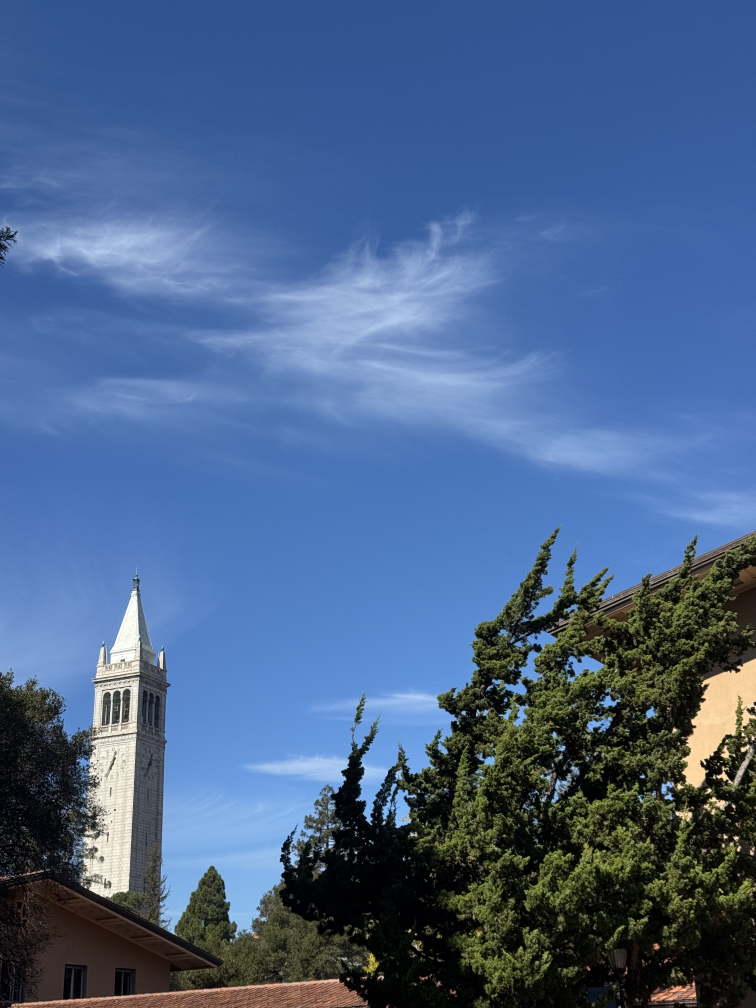
#> input picture Project3/media/schright.jpg, 3024 x 4032 px (shown at 1/4 size)
$ jupyter execute --allow-errors mainB.ipynb
#> lines starting #> are read from the running program, lines starting #| are printed output that depends on the picture
[cell 1]
from harris import get_harris_corners,dist2
import matplotlib.pyplot as plt
import numpy as np
import random
import cv2
from skimage.feature import peak_local_max
from skimage import io, color
from skimage.transform import resize
from scipy.spatial.distance import cdist

[cell 2]
im = color.rgb2gray(io.imread('media/schright.jpg'))
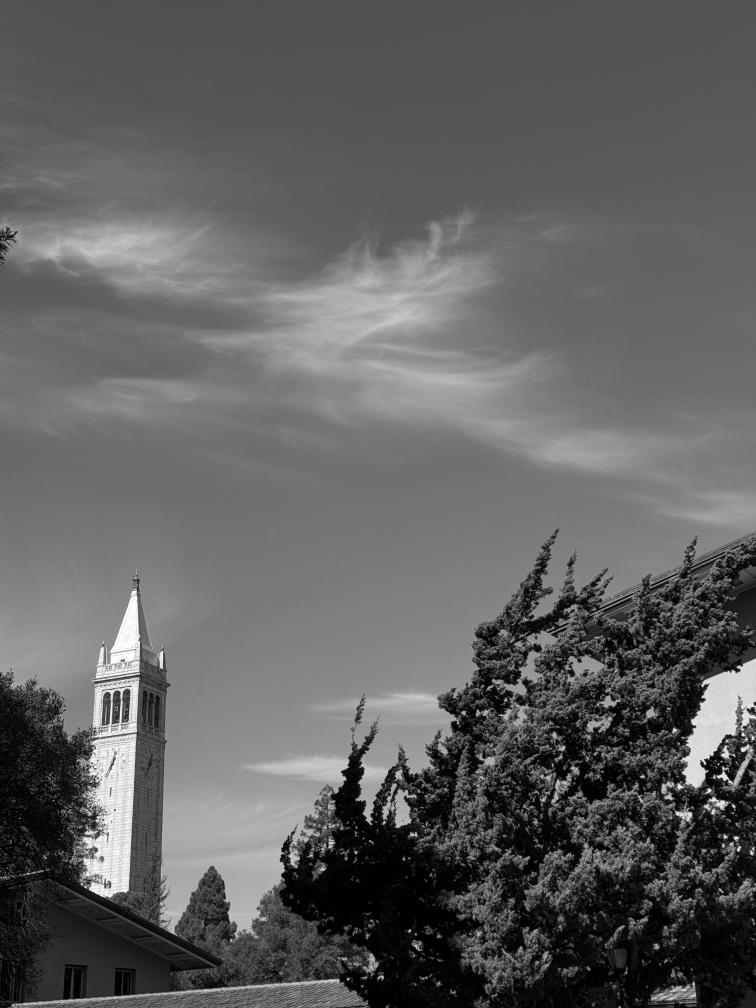
#> im: shape (4032, 3024) float64 (shown at 1/4 size); min 0, max 1, mean 0.382

#> (a cell that did not finish here is left out)

#> (a cell that did not finish here is left out)

[cell 5]
# applying filtered min distance so we don't make every pixel a corner
edge = 20
#> (the rest of this cell did not finish here and is left out)

[cell 6]
plt.imshow(im, cmap='gray')
#> (the rest of this cell did not finish here and is left out)

Implementing Adaptive Non-Maximal Suppression (ANMS)

[cell 7]
def anms(coords, h, num_points=500, c_robust=0.9): #dont want every pixel, just pick top 500

    ys, xs = coords
    N = len(xs)
    strengths = h[ys, xs]  #harris corner strengths
    r = np.full(N, np.inf)

    pts = np.stack([ys, xs], axis=1)
    D = dist2(pts, pts)
    D[D == 0] = np.inf

    for i in range(N):
        mask = strengths[i] < c_robust * strengths
        if np.any(mask):
            r[i] = np.min(D[i, mask])

    # Choose top points with largest radius => more priority for strong points in weak areas compared to strong points in strong areas
    top_idx = np.argsort(r)[::-1][:min(num_points, N)]
    return ys[top_idx], xs[top_idx]

#> (a cell that did not finish here is left out)

[cell 9]
plt.imshow(im, cmap='gray')
#> (the rest of this cell did not finish here and is left out)

#> (a cell that did not finish here is left out)

[cell 11]
# for part 2, need to downsize the crop around each corner
def extraction(im,ys,xs,windowSize=40,finalSize=8):
    decrease = []
    half = windowSize//2
    #joining the tuples of coordinates together by order
    for y,x in zip(ys,xs):
        if y<half or y>=im.shape[0]-half or x<half or x>=im.shape[1]-half:
            continue

        window = im[int(y-half):int(y+half),int(x-half):int(x+half)] #40x40 crop
        downScale = resize(window,(finalSize,finalSize))
        assert downScale.shape == (finalSize, finalSize), f"Got shape {downScale.shape}"
        #bias/gain normalisation
        std=np.std(downScale)
        avg = np.mean(downScale)
        if std<0.00001:
            continue
        normalised = (downScale-avg)/std
        decrease.append(normalised.flatten())
    return np.array(decrease)

#> (a cell that did not finish here is left out)

#> (a cell that did not finish here is left out)

[cell 14]
fig, axes = plt.subplots(4, 5, figsize=(10,6))
#> (the rest of this cell did not finish here and is left out)

Part 3: Feature matching

[cell 15]
im2 = color.rgb2gray(io.imread('media/schleft.jpg'))
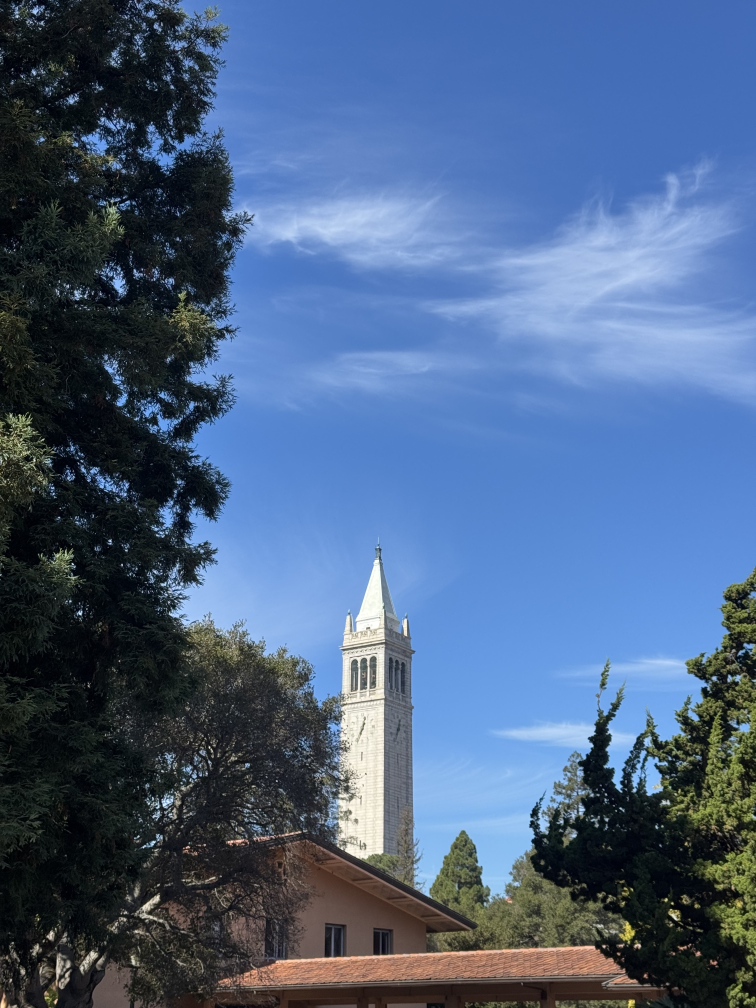
#> input picture Project3/media/schleft.jpg, 3024 x 4032 px (shown at 1/4 size)
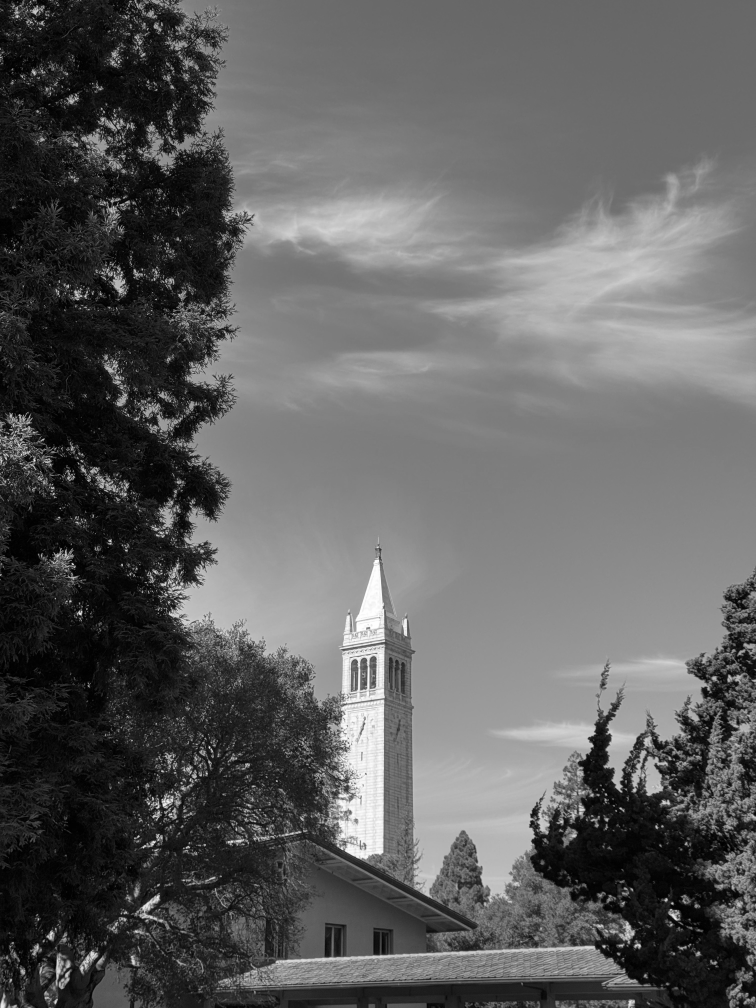
#> im2: shape (4032, 3024) float64 (shown at 1/4 size); min 0, max 1, mean 0.378
